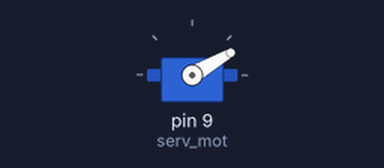
A sketch run on a simulated Arduino Uno, built with avr-gcc and run on an emulated ATmega328P. Shown: servo.

Above: at 0.05 s.
Timing chart, 0 to 4.6 s (numbered marks = the images above):
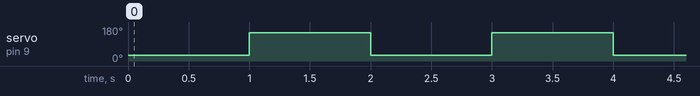

The sketch:

Servo.ino
```cpp
/*
 Working of a servo motor
*/
#include <Servo.h>
Servo serv_mot;  // create servo object to control a servo

void setup()
{
  serv_mot.attach(9);  // attaches the servo on pin 9 to the servo object
}

void loop()
{
  serv_mot.write(30);                  // sets the servo position according to the scaled value
  delay(1000);                       // waits for the servo to get there (1 second)
  serv_mot.write(150);                  // sets the servo position according to the scaled value
  delay(1000);                       // waits for the servo to get there (1 second)
}
```

Measured:
- by itself, servo on pin 9 (serv_mot): alternates 150° for 1.0 s and 30° for 1.0 s
